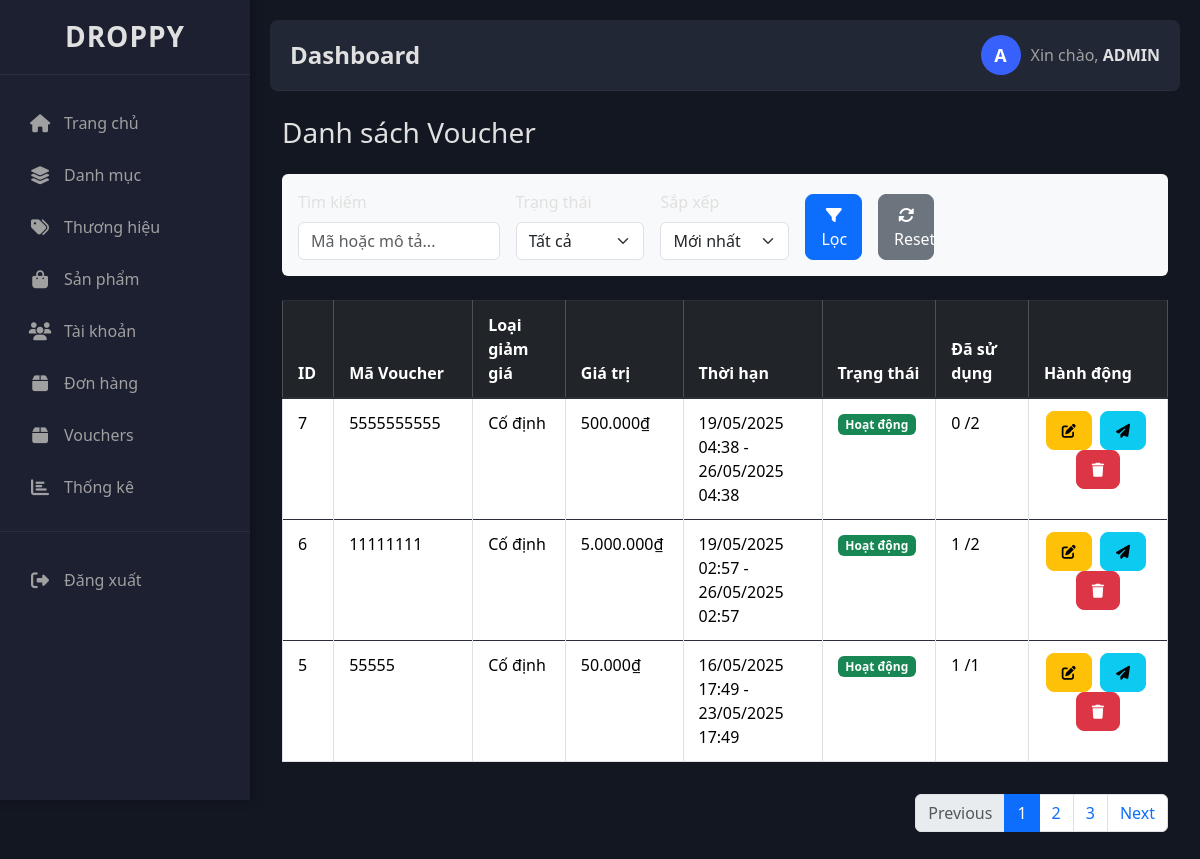
Page /admin/voucherlist.php (signed in) on the committed database.
### tables this page shows
CREATE TABLE `vouchers` (
  `id` int(11) NOT NULL,
  `code` varchar(50) NOT NULL,
  `discount_type` enum('percentage','fixed') NOT NULL,
  `discount_value` decimal(10,2) NOT NULL,
  `min_order_amount` decimal(10,2) DEFAULT 0.00,
  `start_date` datetime NOT NULL,
  `end_date` datetime NOT NULL,
  `usage_limit` int(11) DEFAULT 0,
  `used_count` int(11) DEFAULT 0,
  `status` enum('active','inactive') DEFAULT 'active',
  `description` text DEFAULT NULL,
  `created_at` timestamp NOT NULL DEFAULT current_timestamp()
);

### admin/dtb.php (called while the page is built, shortened)
<?php
if (!class_exists('Database')) {
    class Database {
        public $host = DB_HOST;
        public $user = DB_USER;
        public $pass = DB_PASS;
        public $dbname = DB_NAME;
        public $link;
        private function connectDB() {
            $this->link = new mysqli($this->host, $this->user, $this->pass, $this->dbname);
        }
        public function select($query, $params = []) {
            $stmt = $this->link->prepare($query);
            $stmt->execute();
            $result = $stmt->get_result();
            return $result->num_rows > 0 ? $result : false;
        }
    }
}
?>

### admin/class/voucher_class.php (called while the page is built, shortened)
<?php
include_once "dtb.php";
class Voucher {
    public $db;
    public function __construct() {
        $this->db = new Database();
    }
    public function getFilteredVouchers($search = '', $status = '', $sort = 'date_desc') {
        $query = "SELECT * FROM vouchers WHERE 1=1";
        $params = [];
        switch ($sort) {
            default:
                $query .= " ORDER BY created_at DESC";
                break;
        }
        return $this->db->select($query, $params);
    }
}
?>

### admin/voucherlist.php (the view, shortened to what this page needs)
<?php
include "class/voucher_class.php";
$voucher = new Voucher();
$search = isset($_GET['search']) ? trim($_GET['search']) : '';
$status = isset($_GET['status']) ? $_GET['status'] : '';
$sort = isset($_GET['sort']) ? $_GET['sort'] : 'date_desc';
$voucherList = $voucher->getFilteredVouchers($search, $status, $sort);
?>
<?php include "slider.php"; ?>
<?php include "header.php"; ?>
<div class="container-fluid">
    <h3 class="mb-4">Danh sách Voucher</h3>
    <form method="GET" class="mb-4 bg-light p-3 rounded">
        <div class="row g-3 align-items-end">
            <div class="col-md-3">
                <label class="form-label">Tìm kiếm</label>
                <input type="text" name="search" class="form-control"
                       placeholder="Mã hoặc mô tả..." value="<?php echo htmlspecialchars($search); ?>">
            </div>
            <div class="col-md-2">
                <label class="form-label">Trạng thái</label>
                <select name="status" class="form-select">
                    <option value="">Tất cả</option>
                </select>
            </div>
            <div class="col-md-2">
                <label class="form-label">Sắp xếp</label>
                <select name="sort" class="form-select">
                    <option value="date_desc" <?php echo $sort == 'date_desc' ? 'selected' : ''; ?>>Mới nhất</option>
                </select>
            </div>
            <div class="col-md-1">
                <button type="submit" class="btn btn-primary w-100">
                    <i class="fas fa-filter"></i> Lọc
                </button>
            </div>
            <div class="col-md-1">
                <a href="voucherlist.php" class="btn btn-secondary w-100">
                    <i class="fas fa-sync-alt"></i> Reset
                </a>
            </div>
        </div>
    </form>
    <div class="table-responsive">
        <table class="table table-bordered table-hover">
            <thead class="table-dark">
                <tr>
                    <th width="5%">ID</th>
                    <th width="15%">Mã Voucher</th>
                    <th width="10%">Loại giảm giá</th>
                    <th width="10%">Giá trị</th>
                    <th width="15%">Thời hạn</th>
                    <th width="10%">Trạng thái</th>
                    <th width="10%">Đã sử dụng</th>
                    <th width="15%">Hành động</th>
                </tr>
            </thead>
            <tbody>
                <?php if ($voucherList && mysqli_num_rows($voucherList) > 0): ?>
                    <?php while ($row = mysqli_fetch_assoc($voucherList)): ?>
                        <tr>
                            <td><?php echo $row['id']; ?></td>
                            <td><?php echo htmlspecialchars($row['code']); ?></td>
                            <td><?php echo $row['discount_type'] == 'percentage' ? 'Phần trăm' : 'Cố định'; ?></td>
                            <td>
                                <?php
                                echo $row['discount_type'] == 'percentage'
                                    ? $row['discount_value'] . '%'
                                    : number_format($row['discount_value'], 0, ',', '.') . '₫';
                                ?>
                            </td>
                            <td>
                                <?php echo date('d/m/Y H:i', strtotime($row['start_date'])); ?> -
                                <?php echo date('d/m/Y H:i', strtotime($row['end_date'])); ?>
                            </td>
                            <td>
                                <span class="badge <?php echo $row['status'] == 'active' ? 'bg-success' : 'bg-secondary'; ?>">
                                    <?php echo $row['status'] == 'active' ? 'Hoạt động' : 'Không hoạt động'; ?>
                                </span>
                            </td>
                            <td>
                                <?php echo $row['used_count']; ?>
                                <?php if ($row['usage_limit']): ?>
                                    /<?php echo $row['usage_limit']; ?>
                                <?php endif; ?>
                            </td>
                            <td class="text-center">
                                <a href="voucheredit.php?id=<?php echo $row['id']; ?>"
                                   class="btn btn-sm btn-warning me-1" title="Sửa">
                                   <i class="fas fa-edit"></i>
                                </a>
                                <a href="vouchersend.php?id=<?php echo $row['id']; ?>"
                                   class="btn btn-sm btn-info me-1" title="Gửi">
                                   <i class="fas fa-paper-plane"></i>
                                </a>
                                <a href="voucherdelete.php?id=<?php echo $row['id']; ?>"
                                   class="btn btn-sm btn-danger" title="Xóa"
                                   onclick="return confirm('Xác nhận xóa voucher #<?php echo $row['code']; ?>?')">
                                   <i class="fas fa-trash"></i>
                                </a>
                            </td>
                        </tr>
                    <?php endwhile; ?>
                <?php endif; ?>
            </tbody>
        </table>
    </div>
    <div class="d-flex justify-content-end mt-3">
        <nav aria-label="Page navigation">
            <ul class="pagination">
                <li class="page-item disabled">
                    <a class="page-link" href="#" tabindex="-1">Previous</a>
                </li>
                <li class="page-item active"><a class="page-link" href="#">1</a></li>
                <li class="page-item"><a class="page-link" href="#">2</a></li>
                <li class="page-item"><a class="page-link" href="#">3</a></li>
                <li class="page-item">
                    <a class="page-link" href="#">Next</a>
                </li>
            </ul>
        </nav>
    </div>
</div>

### admin/style.css (style rules this page uses)
:root { --main-bg: #131722; --sidebar-bg: #1c2030; --card-bg: #222736; --text-primary: #e0e0e0; --text-secondary: #a0a0a0; --accent-blue: #3861fb; --accent-green: #16c784; --accent-yellow: #f7931a; --accent-red: #ea3943; --accent-purple: #8a63d2; --border-color: #2a2e39; --hover-bg: #2a2e39; --success-color: #4caf50; }
body { min-height: 100vh; background-color: var(--main-bg); color: var(--text-primary); font-family: "Segoe UI", Tahoma, Geneva, Verdana, sans-serif; margin: 0; }
.btn { border-radius: 8px; padding: 8px 15px; font-weight: 500; transition: all 0.3s; cursor: pointer; text-decoration: none; display: inline-block; text-align: center; }
.table { width: 100%; color: var(--text-primary); border-collapse: collapse; }
.table-dark { background-color: var(--card-bg); }
.table th, .table td { padding: 12px 15px; border-top: 1px solid var(--border-color); }
.table thead th { border-bottom: 2px solid var(--border-color); }

### rows in the picture
vouchers: id "7", code "5555555555", discount_type "Cố định", discount_value "500.000", start_date "19/05/2025 04:38", end_date "26/05/2025 04:38", status "Hoạt động", used_count "0", usage_limit "2"
vouchers: id "6", code "11111111", discount_type "Cố định", discount_value "5.000.000", start_date "19/05/2025 02:57", end_date "26/05/2025 02:57", status "Hoạt động", used_count "1", usage_limit "2"
vouchers: id "5", code "55555", discount_type "Cố định", discount_value "50.000", start_date "16/05/2025 17:49", end_date "23/05/2025 17:49", status "Hoạt động", used_count "1", usage_limit "1"
